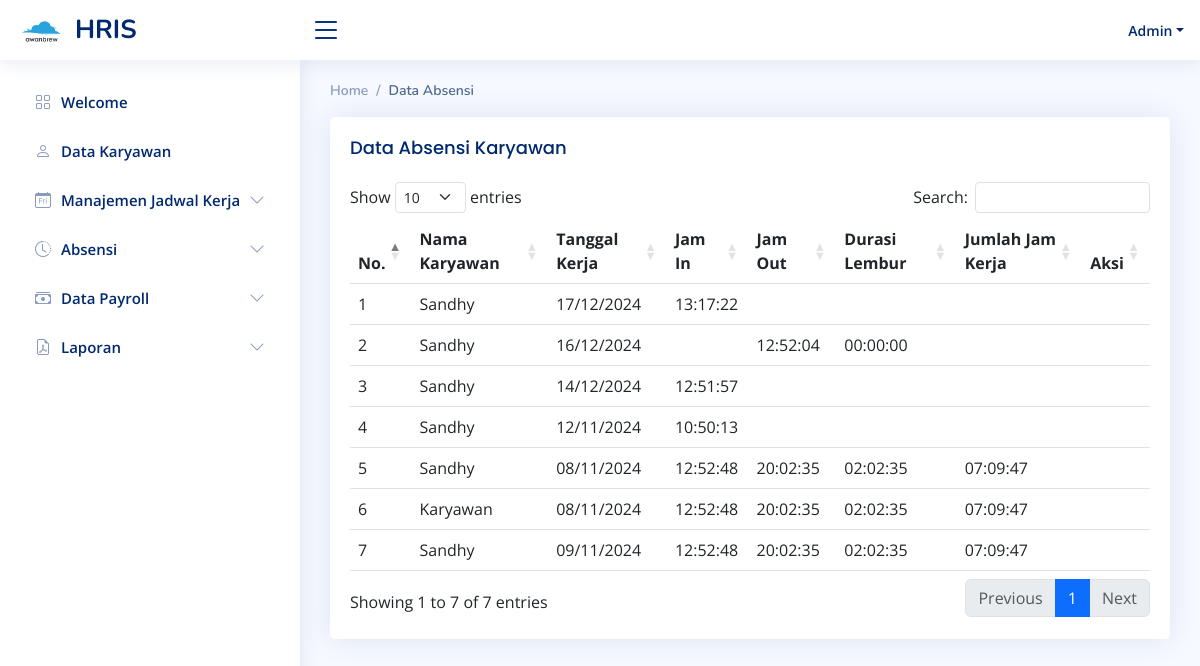
/?page=absen_in_out (signed in), run on the app's committed database.
### tables this page shows
CREATE TABLE `tb_absensi` (
  `id` int(11) NOT NULL,
  `tanggal_kerja` varchar(255) NOT NULL,
  `jam_in` varchar(255) DEFAULT NULL,
  `jam_out` varchar(255) DEFAULT NULL,
  `id_karyawan` varchar(255) NOT NULL,
  `durasi_lembur` varchar(255) DEFAULT NULL,
  `upah_lembur` varchar(255) DEFAULT NULL
);

CREATE TABLE `tb_user` (
  `id` int(11) NOT NULL,
  `name` varchar(255) NOT NULL,
  `password` varchar(255) NOT NULL,
  `role` varchar(255) DEFAULT NULL,
  `salary` varchar(255) DEFAULT NULL,
  `upah_lembur` varchar(255) DEFAULT NULL
);

### pages/absensi/absen_in_out.php (the view, shortened to what this page needs)
<?php
include 'koneksi.php';
?>
<div class="pagetitle">
    <nav>
        <ol class="breadcrumb">
            <li class="breadcrumb-item">Home</li>
            <li class="breadcrumb-item active">Data Absensi</li>
        </ol>
    </nav>
</div>
<section class="section">
    <div class="row">
        <div class="col-lg-12">
            <div class="card">
                <div class="card-body">
                    <h5 class="card-title">
                        Data Absensi Karyawan
                    </h5>
                    <table class="table" id="datatable">
                        <thead>
                            <tr>
                                <th>No.</th>
                                <th>Nama Karyawan</th>
                                <th>Tanggal Kerja</th>
                                <th>Jam In</th>
                                <th>Jam Out</th>
                                <th>Durasi Lembur</th>
                                <th>Jumlah Jam Kerja</th>
                                <th>Aksi</th>
                            </tr>
                        </thead>
                        <tbody>
                            <?php
                            $no = 1;
                            $id_user =  $_SESSION['id'];
                            if ($_SESSION['role'] == 'admin' || $_SESSION['role'] == 'owner') {
                                $sql = $conn->query(" SELECT ta.id, ta.id_karyawan, ta.tanggal_kerja, ta.jam_in, ta.jam_out,ta.durasi_lembur, tu.name FROM tb_absensi ta LEFT JOIN tb_user tu ON ta.id_karyawan = tu.id order by id desc ");
                            }
                            else {
                                $sql = $conn->query(" SELECT ta.id, ta.id_karyawan, ta.tanggal_kerja, ta.jam_in, ta.jam_out, ta.durasi_lembur, tu.name FROM tb_absensi ta LEFT JOIN tb_user tu ON ta.id_karyawan = tu.id WHERE id_karyawan = '$id_user' order by id desc ");
                            }
                            while ($data = $sql->fetch_assoc()) {
                                if (!empty($data['jam_in']) && !empty($data['jam_out'])) {
                                    $jam_in = new DateTime($data['jam_in']);
                                    $jam_out = new DateTime($data['jam_out']);
                                    $interval = $jam_in->diff($jam_out);
                                    $jumlah_jam_kerja = $interval->format('%H:%I:%S');
                                } else {
                                    $jumlah_jam_kerja = '';
                                }
                            ?>
                                <tr>
                                    <td><?php echo $no++; ?></td>
                                    <td><?php echo $data["name"];  ?></td>
                                    <td><?php echo date("d/m/Y", strtotime($data["tanggal_kerja"]));  ?></td>
                                    <td><?php echo $data["jam_in"];  ?></td>
                                    <td><?php echo $data["jam_out"];  ?></td>
                                    <td><?php echo $data["durasi_lembur"];  ?></td>
                                    <td><?php echo $jumlah_jam_kerja;  ?></td>
                                    <?php
                                    if ((is_null($data['jam_in']) || is_null($data['jam_out'])) && $_SESSION['role'] !== 'owner' && $_SESSION['role'] !== 'admin') {
                                        ?>
                                    <td>
                                        <form action="index.php?page=ubah_absensi_in_out" method="POST" style="display:inline;">
                                            <input type="hidden" name="id_absen" value="<?php echo $data['id']; ?>">
                                            <button type="submit" class="btn btn-info btn-sm"><i class="fa fa-edit"></i> Edit</button>
                                        </form>
                                    </td>
                                    <?php
                                        } else {
                                            echo '<td></td>';
                                        }
                                    ?>
                                </tr>
                            <?php } ?>
                        </tbody>
                    </table>
                </div>
            </div>
        </div>
    </div>
</section>

### assets/css/style.css (style rules this page uses)
:root { scroll-behavior: smooth; }
body { font-family: "Open Sans", sans-serif; background: #f6f9ff; color: #444444; }
h1, h2, h3, h4, h5, h6 { font-family: "Nunito", sans-serif; }
.pagetitle { margin-bottom: 10px; }
.card { margin-bottom: 30px; border: none; border-radius: 5px; box-shadow: 0px 0 30px rgba(1, 41, 112, 0.1); }
.card-title { padding: 20px 0 15px 0; font-size: 18px; font-weight: 500; color: #012970; font-family: "Poppins", sans-serif; }
.card-body { padding: 0 20px 20px 20px; }
.breadcrumb { font-size: 14px; font-family: "Nunito", sans-serif; color: #899bbd; font-weight: 600; }
.breadcrumb .breadcrumb-item::before { color: #899bbd; }
.breadcrumb .active { color: #51678f; font-weight: 600; }

### data on the page
tb_absensi: tb_user.name "Sandhy", tanggal_kerja "17/12/2024", jam_in "13:17:22"
tb_absensi: tb_user.name "Sandhy", tanggal_kerja "16/12/2024", jam_out "12:52:04", durasi_lembur "00:00:00"
tb_absensi: tb_user.name "Sandhy", tanggal_kerja "14/12/2024", jam_in "12:51:57"
tb_absensi: tb_user.name "Sandhy", tanggal_kerja "12/11/2024", jam_in "10:50:13"
tb_absensi: tb_user.name "Sandhy", tanggal_kerja "08/11/2024", jam_in "12:52:48", jam_out "20:02:35", durasi_lembur "02:02:35", jumlah_jam_kerja "07:09:47"
tb_absensi: tb_user.name "Karyawan", tanggal_kerja "08/11/2024", jam_in "12:52:48", jam_out "20:02:35", durasi_lembur "02:02:35", jumlah_jam_kerja "07:09:47"
tb_absensi: tb_user.name "Sandhy", tanggal_kerja "09/11/2024", jam_in "12:52:48", jam_out "20:02:35", durasi_lembur "02:02:35", jumlah_jam_kerja "07:09:47"

### other printed values
$username "Admin"
